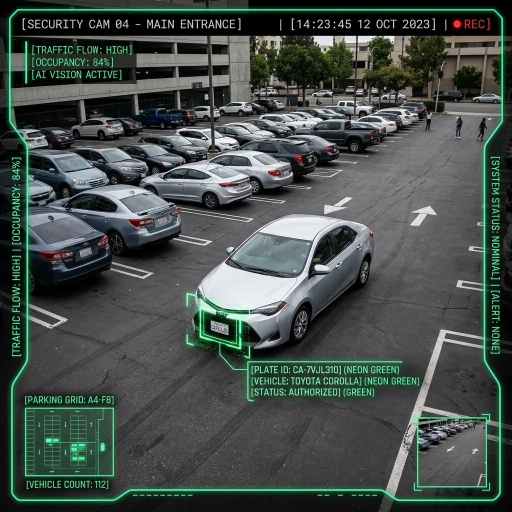
#> input picture img/ai_camera_feed.webp, 1024 x 1024 px (shown at 1/2 size); its folder holds only this picture in this run
$ python -i vision.py   (imports and definitions only)
#> lines starting #> are read from the running program, lines starting #| are printed output that depends on the picture; after the words box and inside, x2 and y2 are one past the last pixel; in counts of white or black regions, pixels touching at a corner belong together
#> further down, picture is the input picture: shape (1024, 1024, 3); mean B, G, R 74.7, 78.9, 69.3
"""Visión de ocupación por cajón: Clasificador adaptativo OpenCV con WarpPerspective.

Motor de procesamiento de visión artificial para Smart-Park.
Replica y optimiza el algoritmo de clasificación de cajones con preprocesamiento:
Filtro Gaussiano -> Umbral Adaptativo -> Filtro de Mediana -> Dilatación -> Conteo de píxeles activos,
con soporte completo para cajas rotadas (cx, cy, w, h, angle) vía warpPerspective.
"""
import base64
import json
import logging
import os
import threading
from typing import Dict, List, Optional, Tuple

import cv2
import numpy as np

logger = logging.getLogger(__name__)

# Lienzo CAD del plano (mismo sistema de coordenadas del editor de plano)
CAD_W, CAD_H = 1100, 700

# Caja de referencia del clasificador original (107x48) con umbral fijo de 900 píxeles blancos.
# Ratio: 900 / (107 * 48) = 0.175233...
REF_BOX_AREA = 107.0 * 48.0
REF_THRESHOLD = 900.0
WHITE_RATIO = REF_THRESHOLD / REF_BOX_AREA

# =======================================================
# Control de concurrencia y caché de Modelo YOLO
# =======================================================
_yolo_model = None
_yolo_state = {"tried": False}
_yolo_lock = threading.Lock()


# =======================================================
# Geometría de cajones: soporte rotado (Warp Perspective)
# =======================================================
# [88 lines left out: functions _calibration_factors, map_slot_box, map_slot_rect, extract_rotated_crop, slot_polygon, point_in_slot, not called in this run]


# =======================================================
# Preprocesamiento de Frame (Filtros Adaptativos)
# =======================================================
def preprocess_frame(img: np.ndarray) -> np.ndarray:
    """Aplica la secuencia de preprocesamiento de visión artificial:

    1. Grayscale -> 2. GaussianBlur(3x3) -> 3. Adaptive Thresholding ->
    4. MedianBlur(5x5) -> 5. Morphological Dilation.
    Resalta los bordes y texturas de los vehículos eliminando el ruido del asfalto.
    """
    gray = cv2.cvtColor(img, cv2.COLOR_BGR2GRAY)
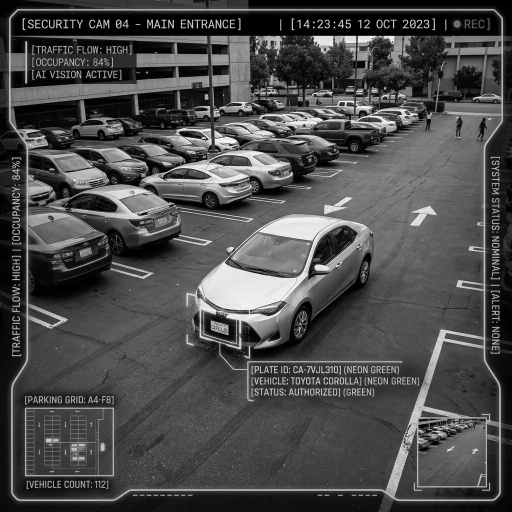
#> gray: shape (1024, 1024) (shown at 1/2 size); min 0, max 255, mean 75.5
    blur = cv2.GaussianBlur(gray, (3, 3), 1)
    thr = cv2.adaptiveThreshold(blur, 255, cv2.ADAPTIVE_THRESH_GAUSSIAN_C,
                                cv2.THRESH_BINARY_INV, 25, 16)
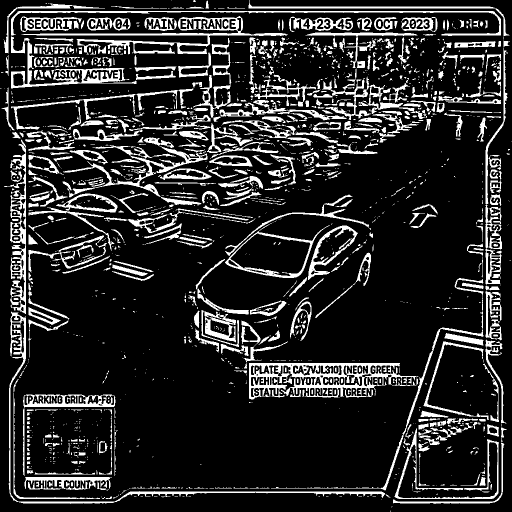
#> thr: shape (1024, 1024) (shown at 1/2 size); 16.4% white; 1631 white regions (1058 under 20 px), largest, box (x1, y1, x2, y2) and area: (498, 726, 837, 799) 10190, (43, 32, 576, 110) 6877, (17, 623, 770, 1008) 5486
    thr = cv2.medianBlur(thr, 5)
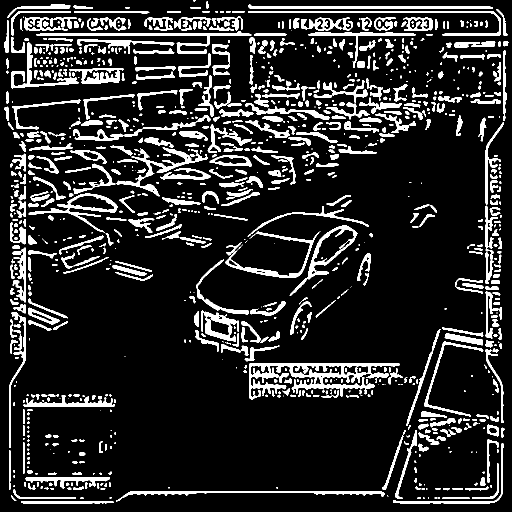
#> thr: shape (1024, 1024) (shown at 1/2 size); 14.1% white; 1088 white regions (360 under 20 px), largest, box (x1, y1, x2, y2) and area: (498, 726, 800, 799) 7606, (233, 295, 415, 393) 2607, (73, 62, 503, 108) 2606
    kernel = np.ones((3, 3), np.uint8)
    return cv2.dilate(thr, kernel, iterations=1)
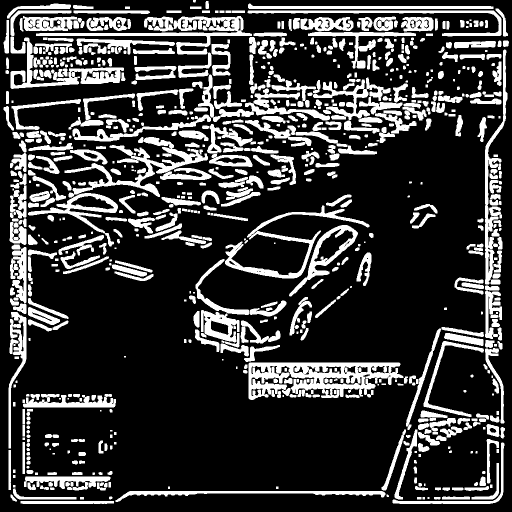
#> returned value: shape (1024, 1024) (shown at 1/2 size); 22.5% white; 801 white regions (59 under 20 px), largest, box (x1, y1, x2, y2) and area: (497, 725, 807, 800) 12509, (129, 274, 416, 395) 7244, (72, 32, 504, 109) 6690


# [329 lines left out: functions classify_by_threshold, detect_vehicle_boxes, occupancy_from_boxes, detect_occupancy, detect_occupancy_cv2_adaptive, detect_occupancy_cv2_debug and 3 more, not called in this run]

>>> import cv2
>>> picture = cv2.imread('../../../img/ai_camera_feed.webp')
>>> result = preprocess_frame(picture)

$ run again, on img/camera-ai.webp
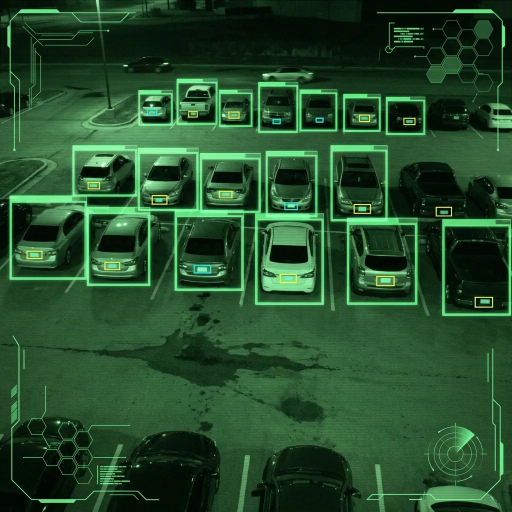
#> input picture img/camera-ai.webp, 1024 x 1024 px (shown at 1/2 size)
#> picture is the input picture: shape (1024, 1024, 3); mean B, G, R 43.6, 77.5, 37.2
#> in preprocess_frame, `thr = cv2.adaptiveThreshold(blur, 255, cv2.ADAPTIVE_THRESH_GAUSSIAN_C,..`:
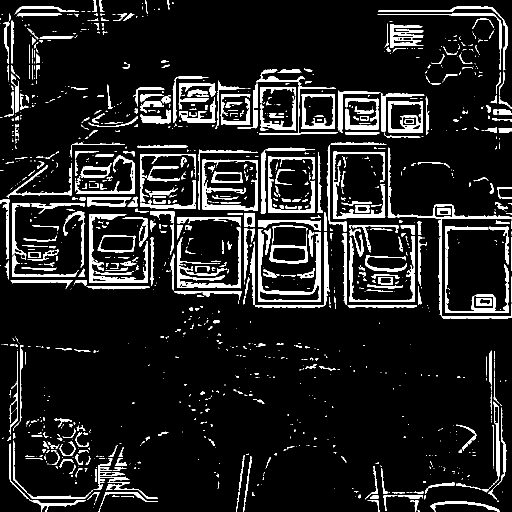
#> thr: shape (1024, 1024) (shown at 1/2 size); 11% white; 1234 white regions (785 under 20 px), largest, box (x1, y1, x2, y2) and area: (775, 295, 1024, 638) 3586, (516, 458, 642, 604) 3453, (355, 454, 482, 577) 2998
#> in preprocess_frame, `return cv2.dilate(thr, kernel, iterations=1)`:
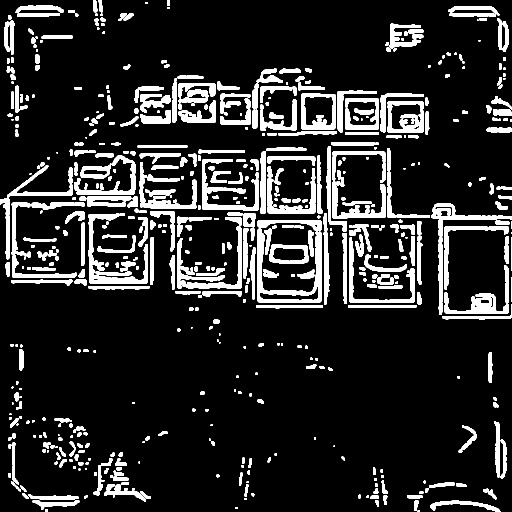
#> returned value: shape (1024, 1024) (shown at 1/2 size); 14.2% white; 598 white regions (47 under 20 px), largest, box (x1, y1, x2, y2) and area: (515, 457, 643, 605) 4620, (177, 427, 296, 567) 3722, (354, 453, 483, 577) 3646

$ run again, on img/eco_parking.webp
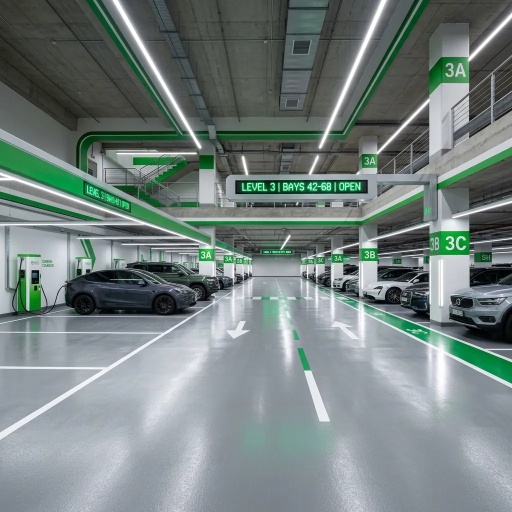
#> input picture img/eco_parking.webp, 1024 x 1024 px (shown at 1/2 size)
#> picture is the input picture: shape (1024, 1024, 3); mean B, G, R 127.3, 129.5, 117.1
#> in preprocess_frame, `thr = cv2.adaptiveThreshold(blur, 255, cv2.ADAPTIVE_THRESH_GAUSSIAN_C,..`:
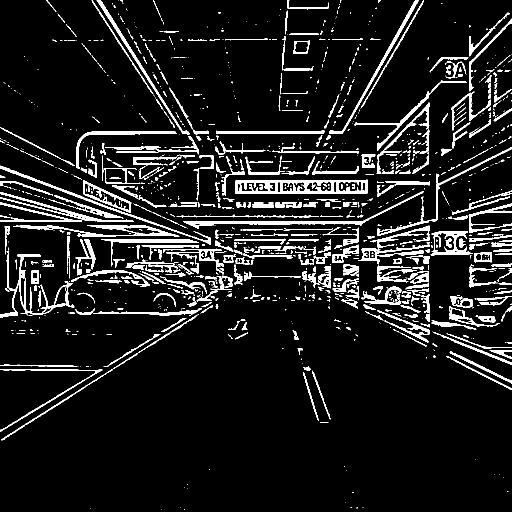
#> thr: shape (1024, 1024) (shown at 1/2 size); 9.4% white; 1244 white regions (795 under 20 px), largest, box (x1, y1, x2, y2) and area: (471, 359, 736, 388) 4229, (0, 503, 149, 635) 2488, (366, 382, 848, 458) 2475
#> in preprocess_frame, `return cv2.dilate(thr, kernel, iterations=1)`:
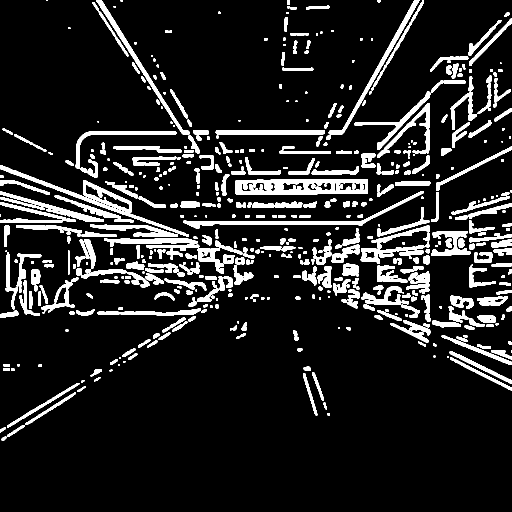
#> returned value: shape (1024, 1024) (shown at 1/2 size); 12.4% white; 586 white regions (58 under 20 px), largest, box (x1, y1, x2, y2) and area: (470, 359, 736, 389) 5770, (0, 330, 378, 473) 4347, (367, 382, 847, 458) 3618
